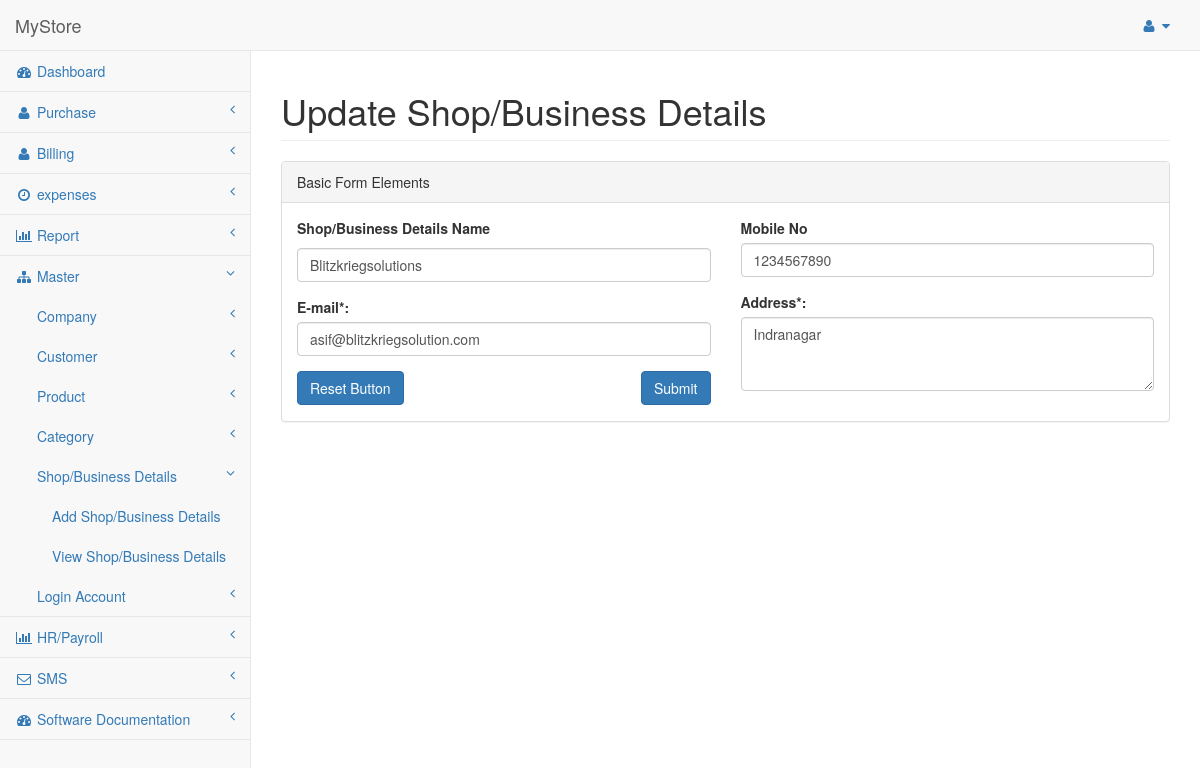
The page /Edit-Shop.php?id=1 (signed in) on the database its author committed.
### tables this page shows
CREATE TABLE IF NOT EXISTS `business_details` (
  `id` int(11) NOT NULL AUTO_INCREMENT,
  `business_name` varchar(255) NOT NULL,
  `mobile_no` varchar(255) NOT NULL,
  `email_id` varchar(255) NOT NULL,
  `address` text NOT NULL,
  PRIMARY KEY (`id`)
);

### Edit-Shop.php (the view, shortened to what this page needs)
<?php include('header.php'); ?>
        <div id="page-wrapper">
            <div class="row">
                <div class="col-lg-12">
                    <h1 class="page-header">Update Shop/Business Details</h1>
                </div>
            </div>
            <div class="row">
                <div class="col-lg-12">
                    <div class="panel panel-default">
                        <div class="panel-heading">
                            Basic Form Elements
                        </div>
                        <div class="panel-body">
                            <div class="row">
                                <div class="col-lg-6">
					<?php
						$id = $_REQUEST['id'];
						$sqls = mysql_query("SELECT * FROM business_details WHERE id=$id");
						$res = mysql_fetch_array($sqls);
					?>
                                    <form role="form" method="post">
										<div class="form-group">
                                            <label>Shop/Business Details Name</label>
                                            <p class="help-block"><input class="form-control"  name="business_name" id="business_name"  value="<?php echo $res['business_name']; ?>"  placeholder="Shop/Business Details Name" required></p>
                                        </div>
                                        <div class="form-group">
                                            <label>E-mail*:</label>
                                            <input class="form-control" name="email_id" id="email_id"  value="<?php echo $res['email_id']; ?>"  placeholder="Email Id">
                                        </div>
                                        <input type="submit" name="submit" class="btn btn-primary" style="float: right;">
                                        <button type="reset" class="btn btn-primary">Reset Button</button>
                                </div>
                                <div class="col-lg-6">
                                        <fieldset>
                                        <div class="form-group">
                                            <label>Mobile No</label>
                                            <input class="form-control" name="mobile_no" id="mobile_no"  value="<?php echo $res['mobile_no']; ?>" maxlength="10"  placeholder="Mobile No" required>
                                        </div>
										<div class="form-group">
                                            <label>Address*:</label>
                                            <textarea class="form-control" rows="3" name="address" id="address" required><?php echo $res['address']; ?></textarea>
                                        </div>
                                        </fieldset>
                                </div>
                            </div>
                        </div>
                    </div>
                </div>
            </div>
        </div>
    </div>
</body>
</html>

### rows shown on the page
business_details: business_name "Blitzkriegsolutions", email_id "asif@blitzkriegsolution.com", mobile_no "1234567890", address "Indranagar"
